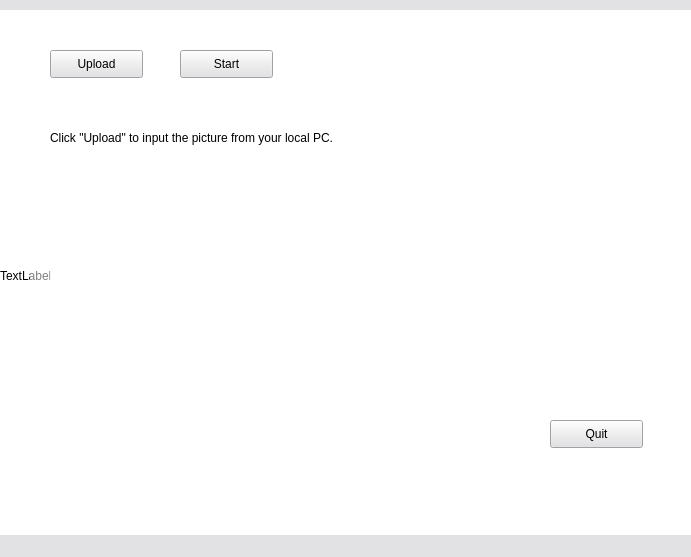
<?xml version="1.0" encoding="UTF-8"?>
<ui version="4.0">
 <class>PreprocessorExplorerMainWindow</class>
 <widget class="QMainWindow" name="PreprocessorExplorerMainWindow">
  <property name="geometry">
   <rect>
    <x>0</x>
    <y>0</y>
    <width>691</width>
    <height>557</height>
   </rect>
  </property>
  <property name="windowTitle">
   <string>Group_8</string>
  </property>
  <property name="styleSheet">
   <string notr="true">*{
background:#e2e1e4;
}
QFrame{
border:sold 10px rgba(0,0,0);
background:#fff
}</string>
  </property>
  <widget class="QWidget" name="centralwidget">
   <widget class="QFrame" name="frame">
    <property name="geometry">
     <rect>
      <x>30</x>
      <y>100</y>
      <width>641</width>
      <height>201</height>
     </rect>
    </property>
    <property name="styleSheet">
     <string notr="true">background-color: rgba(255, 255, 255, 128);</string>
    </property>
    <property name="frameShape">
     <enum>QFrame::StyledPanel</enum>
    </property>
    <property name="frameShadow">
     <enum>QFrame::Raised</enum>
    </property>
    <widget class="QWidget" name="layoutWidget">
     <property name="geometry">
      <rect>
       <x>20</x>
       <y>20</y>
       <width>611</width>
       <height>161</height>
      </rect>
     </property>
     <layout class="QVBoxLayout" name="verticalLayout">
      <item>
       <widget class="QLabel" name="label_2">
        <property name="styleSheet">
         <string notr="true">font: 75 11pt &quot;Bell MT&quot;;</string>
        </property>
        <property name="text">
         <string>Click &quot;Upload&quot; to input the picture from your local PC.</string>
        </property>
       </widget>
      </item>
      <item>
       <widget class="QLabel" name="label_3">
        <property name="styleSheet">
         <string notr="true">font: 75 11pt &quot;Bell MT&quot;;</string>
        </property>
        <property name="text">
         <string/>
        </property>
       </widget>
      </item>
      <item>
       <widget class="QLabel" name="label_4">
        <property name="styleSheet">
         <string notr="true">font: 75 11pt &quot;Bell MT&quot;;</string>
        </property>
        <property name="text">
         <string/>
        </property>
       </widget>
      </item>
      <item>
       <widget class="QLabel" name="label_5">
        <property name="styleSheet">
         <string notr="true">font: 75 11pt &quot;Bell MT&quot;;</string>
        </property>
        <property name="text">
         <string/>
        </property>
       </widget>
      </item>
     </layout>
    </widget>
   </widget>
   <widget class="QPushButton" name="pushButton_4">
    <property name="geometry">
     <rect>
      <x>550</x>
      <y>420</y>
      <width>93</width>
      <height>28</height>
     </rect>
    </property>
    <property name="sizePolicy">
     <sizepolicy hsizetype="Fixed" vsizetype="Fixed">
      <horstretch>0</horstretch>
      <verstretch>0</verstretch>
     </sizepolicy>
    </property>
    <property name="text">
     <string>Quit</string>
    </property>
   </widget>
   <widget class="QPushButton" name="pushButton">
    <property name="geometry">
     <rect>
      <x>180</x>
      <y>50</y>
      <width>93</width>
      <height>28</height>
     </rect>
    </property>
    <property name="sizePolicy">
     <sizepolicy hsizetype="Fixed" vsizetype="Fixed">
      <horstretch>0</horstretch>
      <verstretch>0</verstretch>
     </sizepolicy>
    </property>
    <property name="text">
     <string>Start</string>
    </property>
   </widget>
   <widget class="QPushButton" name="pushButton_3">
    <property name="geometry">
     <rect>
      <x>50</x>
      <y>50</y>
      <width>93</width>
      <height>28</height>
     </rect>
    </property>
    <property name="sizePolicy">
     <sizepolicy hsizetype="Fixed" vsizetype="Fixed">
      <horstretch>0</horstretch>
      <verstretch>0</verstretch>
     </sizepolicy>
    </property>
    <property name="text">
     <string>Upload</string>
    </property>
   </widget>
   <widget class="QLabel" name="label">
    <property name="geometry">
     <rect>
      <x>0</x>
      <y>10</y>
      <width>691</width>
      <height>531</height>
     </rect>
    </property>
    <property name="styleSheet">
     <string notr="true">border-image:url(:/figure/lake.jpg)</string>
    </property>
    <property name="text">
     <string>TextLabel</string>
    </property>
    <property name="wordWrap">
     <bool>false</bool>
    </property>
   </widget>
   <zorder>label</zorder>
   <zorder>frame</zorder>
   <zorder>pushButton_4</zorder>
   <zorder>pushButton</zorder>
   <zorder>pushButton_3</zorder>
  </widget>
  <widget class="QStatusBar" name="statusbar"/>
  <action name="actiondoc">
   <property name="text">
    <string>doc</string>
   </property>
  </action>
 </widget>
 <resources>
  <include location="lps.qrc"/>
 </resources>
 <connections/>
</ui>
